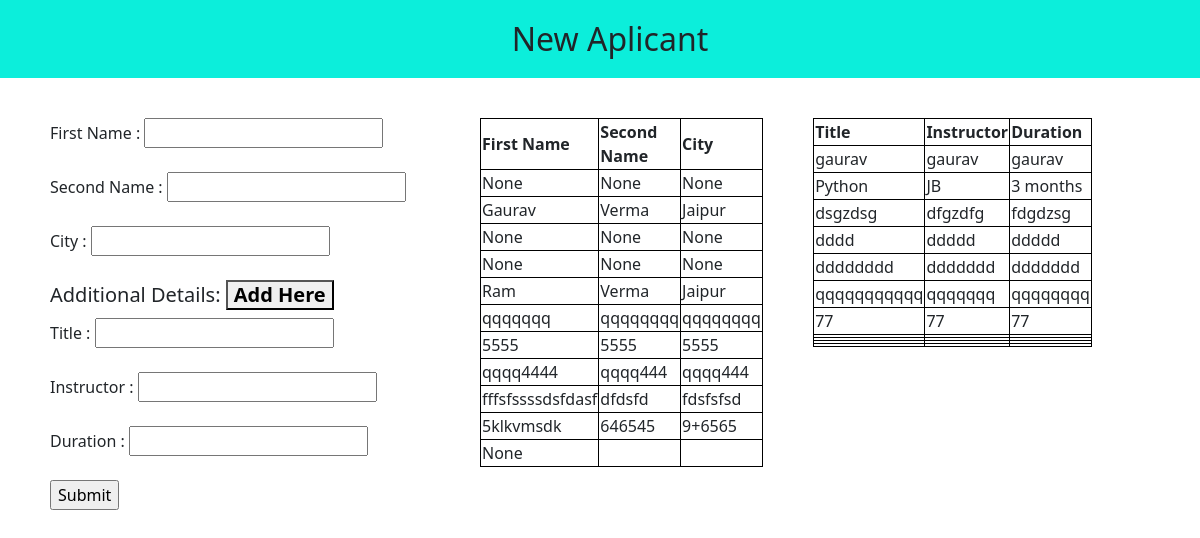
The page / on the database its author committed.
### app/models.py (models this page shows, shortened)
class Job(models.Model):
    GENDER_CHOICES = (
        ("M", "Male"),
        ("F", "Female"),
    )
    first_name = models.CharField(max_length=200, blank=True, null=True)
    second_name = models.CharField(max_length=200, blank=True, null=True)
    city = models.CharField(max_length=200, blank=True, null=True)
    state = models.CharField(max_length=200, blank=True, null=True)
    countary = models.CharField(max_length=200, blank=True, null=True)
    university = models.CharField(max_length=200, blank=True, null=True)
    school = models.CharField(max_length=200, blank=True, null=True)
    education = models.CharField(max_length=200, blank=True, null=True)
    address = models.CharField(max_length=200, blank=True, null=True)
    current_address = models.CharField(max_length=200, blank=True, null=True)
    project = models.CharField(max_length=200, blank=True, null=True)
    email = models.EmailField(max_length=50, blank=True, null=True)
    age = models.CharField(max_length=200, blank=True, null=True)
    gender = models.CharField(max_length=6, choices=GENDER_CHOICES, blank=True, null=True)
    number = models.IntegerField(max_length=10, blank=True, null=True)
    courses = models.ForeignKey('course', on_delete=models.CASCADE, blank=True, null=True)

class course(models.Model):
    CERTIFICATION_CHOICES = (
        ("Y", "Yes"),
        ("N", "No"),
    )
    title = models.CharField(max_length=100, blank=True, null=True)
    company_name = models.CharField(max_length=100, blank=True, null=True)
    certification = models.CharField(max_length=3, choices=CERTIFICATION_CHOICES, blank=True, null=True)
    instructor = models.CharField(max_length=100, blank=True, null=True)
    duration = models.CharField(max_length=50, blank=True, null=True)
    description = models.CharField(max_length=200, blank=True, null=True)

### app/views.py (the view)
# urls.py: path('', views.aplicant_edit, name='aplicant_edit'),
def aplicant_edit(request):
    if request.method == 'POST':
        first_name = request.POST.get("first_name")
        print(first_name, '888888888888888888888888888')
        second_name = request.POST.get("second_name")
        gender = request.POST.get("gender")
        city = request.POST.get("city")
        state = request.POST.get("state")
        countary = request.POST.get("countary")
        university = request.POST.get("university")
        school = request.POST.get("school")
        education = request.POST.get("education")
        address = request.POST.get("address")
        current_address = request.POST.get("current_address")
        project = request.POST.get("project")
        email = request.POST.get("email")
        number = request.POST.get("number")
        title = request.POST['title']
        company_name = request.POST.get('company_name')
        certification = request.POST.get('certification')
        instructor = request.POST['instructor']
        duration = request.POST['duration']
        description = request.POST.get('description')
        blog = course.objects.create(title=title, instructor=instructor, duration=duration, company_name=company_name, certification=certification, description=description)
        person = Job.objects.create(first_name = first_name, second_name=second_name, gender=gender, city=city, state=state,
        countary=countary, university=university, school=school, education=education, address=address,
        project=project, email=email, number=number)
        messages.success(request, f'Profile Updated Succesfully!!!!ttttttttttt')
        return redirect('aplicant_edit')
    else:
        person = Job.objects.all()
        blog = course.objects.all()
        return render(request, 'app/aplicant_edit.html', {'person': person, 'blogs': blog})

### app/templates/app/aplicant_edit.html (shortened to what this page needs)
<!DOCTYPE html>
<html lang="en">
<head>
    <link rel="stylesheet" href="https://cdn.jsdelivr.net/npm/bootstrap@5.1.3/dist/css/bootstrap.min.css">
</head>
<body>
    <div id="head1"><center><h2>New Aplicant</h2></center></div>
<div class="job_form">
    <div style="width: 40%;">
        <form class="form1" method="POST" action="">{% csrf_token %}
            <div class="divform">
                <label  for="">First Name :</label>
                <input class="add_input" type="text" name="first_name"> <br><br>
                <label for="">Second Name :</label>
                <input type="text" name="second_name"> <br><br>
                <label for="">City :</label>
                <input type="text" name="city"> <br><br>
                <h5>Additional Details: <button type="submit" class="add_butten">Add Here</button><br></h5>
                <label  for="">Title :</label>
                <input class="add_input" type="text" name="title"> <br><br>
                <label for="">Instructor :</label>
                <input type="text" name="instructor"> <br><br>
                <label for="">Duration :</label>
                <input type="text" name="duration"> <br><br>
            </div>
                <input type="submit" value="Submit"/> <br><br>
        </form>
    </div>
    <div>
        <table style="width:40%">
            <tr>
                <th>First Name</th>
                <th>Second Name</th>
                <th>City</th>
            </tr>
                {% for course in person %}
            <tr>
                <td>{{ course.first_name }}</td>
                <td>{{ course.second_name }}</td>
                <td>{{ course.city }}</td>
            </tr>
                {% endfor %}
        </table>
    </div>
    <div style="margin-left: 20px;">
        <table style="width:40%">
            <tr>
                <th>Title</th>
                <th>Instructor</th>
                <th>Duration</th>
            </tr>
                {% for course in blogs %}
            <tr>
                <td>{{ course.title }}</td>
                <td>{{ course.instructor }}</td>
                <td>{{ course.duration }}</td>
            </tr>
                {% endfor %}
        </table>
    </div>
</div>
<br><br><br>
</body>
</html>

### app/templates/app/aplicant_edit.html (style rules this page uses)
body { padding-left: 0px; }
form { padding-left: 50px; }
h2 { background-color: #0ceedb; margin-top: 0; margin-bottom: 40px; padding: 20px 20px 20px 40px; }
button { font-weight: bolder; }
#head1 { background-color: #C25100; }
table, th, td { border:1px solid black; }
.job_form { display: flex; }

### rows shown on the page
Job: first_name "None", second_name "None", city "None"
Job: first_name "Gaurav", second_name "Verma", city "Jaipur"
Job: first_name "None", second_name "None", city "None"
Job: first_name "None", second_name "None", city "None"
Job: first_name "Ram", second_name "Verma", city "Jaipur"
Job: first_name "qqqqqqq", second_name "qqqqqqqq", city "qqqqqqqq"
Job: first_name "5555", second_name "5555", city "5555"
Job: first_name "qqqq4444", second_name "qqqq444", city "qqqq444"
Job: first_name "fffsfssssdsfdasf", second_name "dfdsfd", city "fdsfsfsd"
Job: first_name "5klkvmsdk", second_name "646545", city "9+6565"
Job: first_name "None"
course: title "gaurav", instructor "gaurav", duration "gaurav"
course: title "Python", instructor "JB", duration "3 months"
course: title "dsgzdsg", instructor "dfgzdfg", duration "fdgdzsg"
course: title "dddd", instructor "ddddd", duration "ddddd"
course: title "dddddddd", instructor "ddddddd", duration "ddddddd"
course: title "qqqqqqqqqqq", instructor "qqqqqqq", duration "qqqqqqqq"
course: title "77", instructor "77", duration "77"
